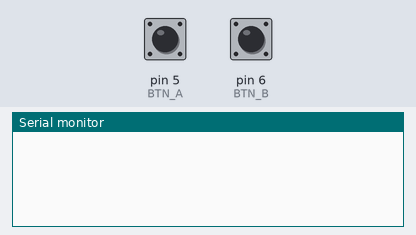
Recording of a sketch running on a simulated Arduino Uno, built with avr-gcc and run on an emulated ATmega328P. Parts: the last lines printed to the serial monitor. The inputs (shaded band) are chosen by the test bench; at power-on: pin 5 (BTN_A) LOW, pin 6 (BTN_B) LOW.

Above: at 1.2 s.
1.3 s: pin 5 (BTN_A) pulled HIGH for 0.15 s
At 2.5 s:
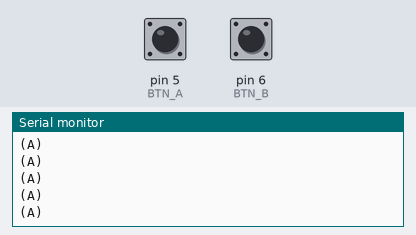
2.9 s: pin 6 (BTN_B) pulled HIGH for 0.15 s
At 3.8 s:
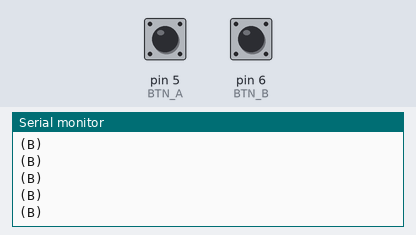
4.5 s: pin 5 (BTN_A) driven HIGH
At 5.2 s:
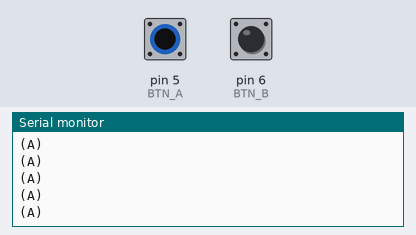
7.5 s: pin 5 (BTN_A) driven LOW and pin 6 (BTN_B) driven HIGH
At 8.0 s:
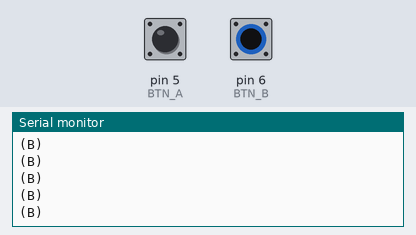

The sketch:

btctl.ino
```cpp
#define BTN_A 5
#define BTN_B 6

bool buttons[30];

bool check_pressed(int btn) {
    return digitalRead(btn);
}

void setup() {
    pinMode(BTN_A, INPUT);
    pinMode(BTN_B, INPUT);
    Serial.begin(9600);

    buttons[BTN_A] = false;
    buttons[BTN_B] = false;
}

void loop() {
    if (check_pressed(BTN_A)) {
        Serial.println("(A)");
    }
    if (check_pressed(BTN_B)) {
        Serial.println("(B)");
    }
}
```

Measured:
- after the input at 1.3 s, the serial monitor: prints a new line at once (image 1)
- after the input at 2.9 s, the serial monitor: prints a new line at once (image 2)
- after the input at 7.5 s, the serial monitor: prints a new line after 0.07 s (image 4)
